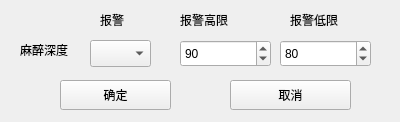
<?xml version="1.0" encoding="UTF-8"?>
<ui version="4.0">
 <class>Form_alm_mashen</class>
 <widget class="QWidget" name="Form_alm_mashen">
  <property name="geometry">
   <rect>
    <x>0</x>
    <y>0</y>
    <width>400</width>
    <height>122</height>
   </rect>
  </property>
  <property name="windowTitle">
   <string>麻醉深度报警限设置</string>
  </property>
  <widget class="QComboBox" name="comboBox">
   <property name="geometry">
    <rect>
     <x>90</x>
     <y>40</y>
     <width>61</width>
     <height>27</height>
    </rect>
   </property>
   <property name="maxVisibleItems">
    <number>2</number>
   </property>
  </widget>
  <widget class="QLabel" name="label_4">
   <property name="geometry">
    <rect>
     <x>180</x>
     <y>10</y>
     <width>71</width>
     <height>20</height>
    </rect>
   </property>
   <property name="text">
    <string>报警高限</string>
   </property>
  </widget>
  <widget class="QPushButton" name="pushButton">
   <property name="geometry">
    <rect>
     <x>60</x>
     <y>80</y>
     <width>111</width>
     <height>30</height>
    </rect>
   </property>
   <property name="text">
    <string>确定</string>
   </property>
  </widget>
  <widget class="QPushButton" name="pushButton_2">
   <property name="geometry">
    <rect>
     <x>230</x>
     <y>80</y>
     <width>121</width>
     <height>30</height>
    </rect>
   </property>
   <property name="text">
    <string>取消</string>
   </property>
  </widget>
  <widget class="QSpinBox" name="spinBox_2">
   <property name="geometry">
    <rect>
     <x>280</x>
     <y>40</y>
     <width>91</width>
     <height>27</height>
    </rect>
   </property>
   <property name="maximum">
    <number>100</number>
   </property>
   <property name="value">
    <number>80</number>
   </property>
  </widget>
  <widget class="QLabel" name="label_5">
   <property name="geometry">
    <rect>
     <x>290</x>
     <y>10</y>
     <width>71</width>
     <height>20</height>
    </rect>
   </property>
   <property name="text">
    <string>报警低限</string>
   </property>
  </widget>
  <widget class="QLabel" name="label_3">
   <property name="geometry">
    <rect>
     <x>100</x>
     <y>10</y>
     <width>51</width>
     <height>20</height>
    </rect>
   </property>
   <property name="text">
    <string>报警</string>
   </property>
  </widget>
  <widget class="QLabel" name="label">
   <property name="geometry">
    <rect>
     <x>20</x>
     <y>40</y>
     <width>61</width>
     <height>20</height>
    </rect>
   </property>
   <property name="text">
    <string>麻醉深度</string>
   </property>
  </widget>
  <widget class="QSpinBox" name="spinBox">
   <property name="geometry">
    <rect>
     <x>180</x>
     <y>40</y>
     <width>91</width>
     <height>27</height>
    </rect>
   </property>
   <property name="maximum">
    <number>100</number>
   </property>
   <property name="value">
    <number>90</number>
   </property>
  </widget>
 </widget>
 <resources/>
 <connections/>
</ui>
